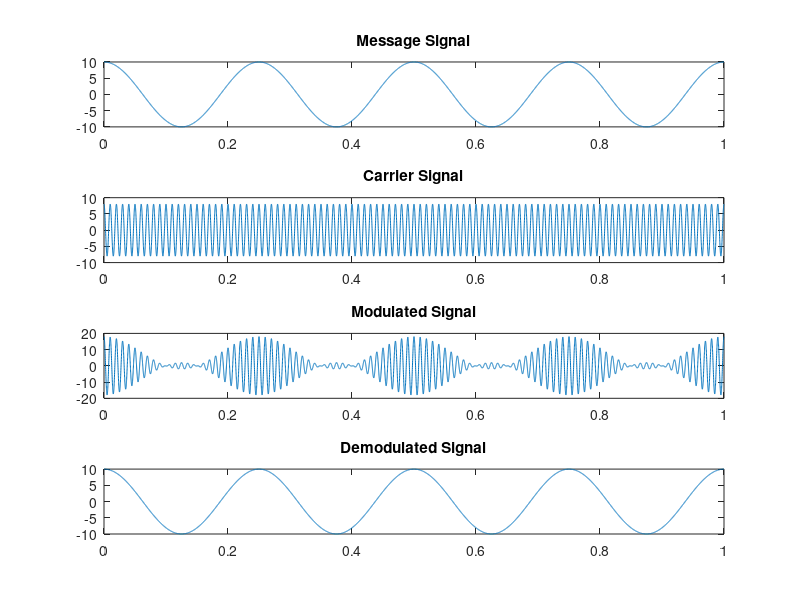

Here is the MATLAB script that generated this plot:
clc;
clear all;
close all;
fs = 10000;
t = 0:1/fs:1;

%message signal
fm = 4;
am = 10;
m = am*cos(2*pi*fm*t);
subplot(4,1,1);
plot(t,m)
title('Message Signal');

%carrier signal
fc = 100;
ac = 8;
c = ac*cos(2*pi*fc*t);
subplot(4,1,2);
plot(t,c)
title('Carrier Signal');

%modulation
modulatedSignal = (ac + m).*(c/ac);
subplot(4,1,3);
plot(t,modulatedSignal)
title('Modulated Signal');

%demodulation
demodulatedsignal = (modulatedSignal./(c/ac))-ac;
subplot(4,1,4);
plot(t,demodulatedsignal)
title('Demodulated Signal');
%ref: https://www.tutorialspoint.com/analog_communication/analog_communication_amplitude_modulation.htm
